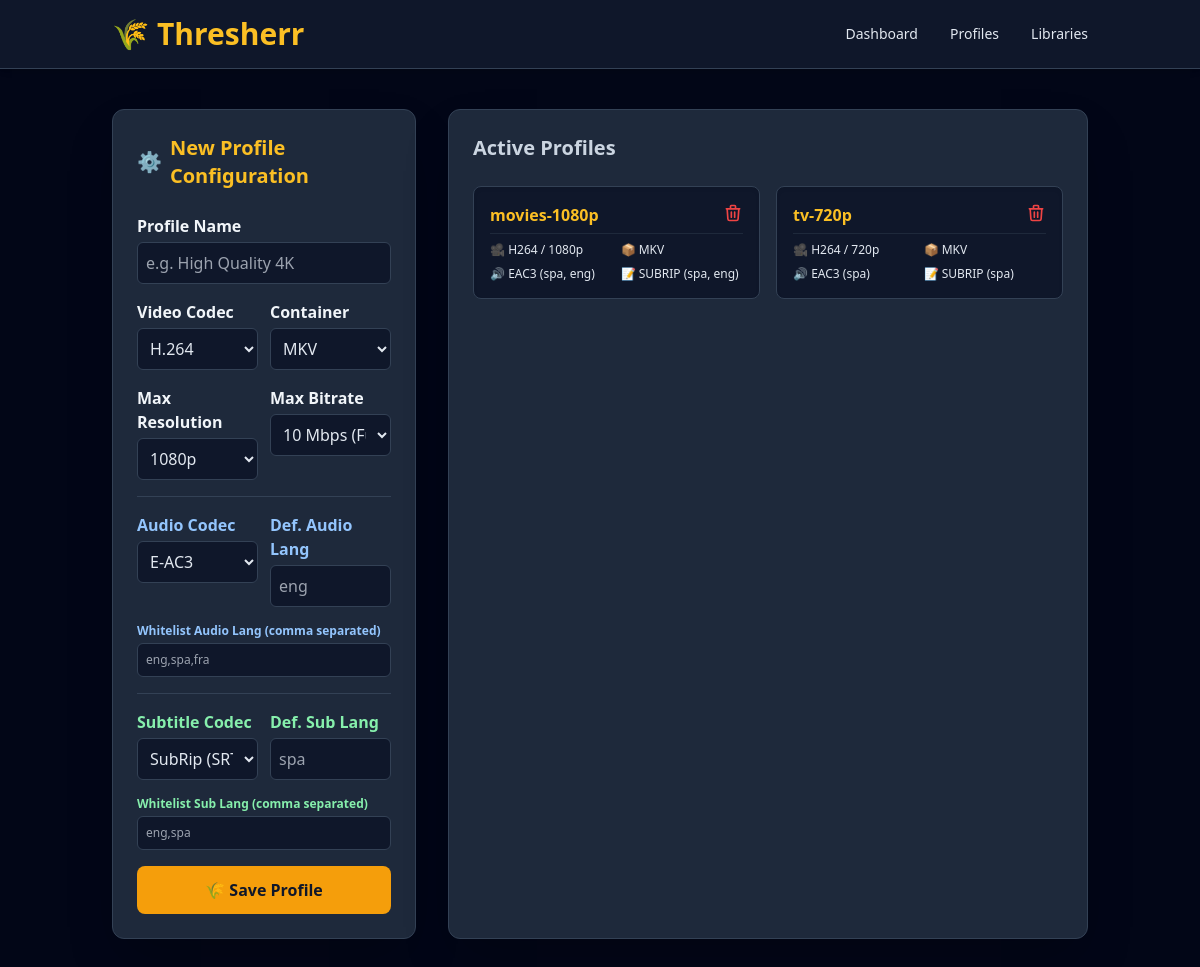
The page /profiles on the database its author committed.
### models.py (models this page shows)
class Profile(Base):
    __tablename__ = "profiles"
    id = Column(Integer, primary_key=True, index=True)
    name = Column(String)
    video_codec = Column(String)
    container = Column(String)
    video_max_res = Column(Integer)
    video_max_bitrate = Column(Integer)
    audio_codec = Column(String)
    audio_def_language = Column(String, nullable=True)
    audio_languages = Column(String, nullable=True)
    subtitle_codec = Column(String)
    subtitle_def_language = Column(String, nullable=True)
    subtitle_languages = Column(String, nullable=True)
    libraries = relationship("Library", back_populates="profile", cascade="all, delete-orphan")

### main.py (the view)
@app.get("/profiles", response_class=HTMLResponse)
async def get_profiles(request: Request, db: Session = Depends(get_db)):
    profiles = db.query(models.Profile).all()
    return templates.TemplateResponse(
        request=request,
        name="profiles.html",
        context={"profiles": profiles}
    )

### templates/profiles.html (shortened to what this page needs)
{% extends "base.html" %}
{% block content %}
<div class="grid grid-cols-1 lg:grid-cols-3 gap-8">
    <section class="lg:col-span-1 bg-slate-800 p-6 rounded-xl border border-slate-700 shadow-2xl">
        <h2 class="text-xl font-bold mb-6 text-amber-400 flex items-center">
            <span class="mr-2">⚙️</span> New Profile Configuration
        </h2>
        <form action="/profiles" method="POST" class="space-y-4">
            <div>
                <label class="block font-semibold mb-1">Profile Name</label>
                <input type="text" name="name" placeholder="e.g. High Quality 4K" required
                       class="w-full bg-slate-900 border border-slate-700 rounded-md p-2 focus:border-amber-500 outline-none text-slate-200">
            </div>
            <div class="grid grid-cols-2 gap-3">
                <div>
                    <label class="block font-semibold mb-1">Video Codec</label>
                    <select name="video_codec" class="w-full bg-slate-900 border border-slate-700 rounded-md p-2 text-slate-200">
                        <option value="h264" selected>H.264</option>
                    </select>
                </div>
                <div>
                    <label class="block font-semibold mb-1">Container</label>
                    <select name="container" class="w-full bg-slate-900 border border-slate-700 rounded-md p-2 text-slate-200">
                        <option value="mkv" selected>MKV</option>
                    </select>
                </div>
            </div>
            <div class="grid grid-cols-2 gap-3">
                <div>
                    <label class="block font-semibold mb-1">Max Resolution</label>
                    <select name="video_max_res" class="w-full bg-slate-900 border border-slate-700 rounded-md p-2 text-slate-200">
                        <option value="1080" selected>1080p</option>
                    </select>
                </div>
                <div>
                    <label class="block font-semibold mb-1">Max Bitrate</label>
                    <select name="video_max_bitrate" class="w-full bg-slate-900 border border-slate-700 rounded-md p-2 text-slate-200">
                        <option value="10000" selected>10 Mbps (Full HD)</option>
                    </select>
                </div>
            </div>
            <hr class="border-slate-700 my-4">
            <div class="grid grid-cols-2 gap-3">
                <div>
                    <label class="block font-semibold mb-1 text-blue-300">Audio Codec</label>
                    <select name="audio_codec" class="w-full bg-slate-900 border border-slate-700 rounded-md p-2 text-slate-200">
                        <option value="eac3" selected>E-AC3</option>
                    </select>
                </div>
                <div>
                    <label class="block font-semibold mb-1 text-blue-300">Def. Audio Lang</label>
                    <input type="text" name="audio_def_language" placeholder="eng" class="w-full bg-slate-900 border border-slate-700 rounded-md p-2 text-slate-200">
                </div>
            </div>
            <div>
                <label class="block font-semibold mb-1 text-blue-300 text-xs">Whitelist Audio Lang (comma separated)</label>
                <input type="text" name="audio_languages" placeholder="eng,spa,fra" class="w-full bg-slate-900 border border-slate-700 rounded-md p-2 text-xs text-slate-200">
            </div>
            <hr class="border-slate-700 my-4">
            <div class="grid grid-cols-2 gap-3">
                <div>
                    <label class="block font-semibold mb-1 text-green-300">Subtitle Codec</label>
                    <select name="subtitle_codec" class="w-full bg-slate-900 border border-slate-700 rounded-md p-2 text-slate-200">
                        <option value="subrip" selected>SubRip (SRT)</option>
                    </select>
                </div>
                <div>
                    <label class="block font-semibold mb-1 text-green-300">Def. Sub Lang</label>
                    <input type="text" name="subtitle_def_language" placeholder="spa" class="w-full bg-slate-900 border border-slate-700 rounded-md p-2 text-slate-200">
                </div>
            </div>
            <div>
                <label class="block font-semibold mb-1 text-green-300 text-xs">Whitelist Sub Lang (comma separated)</label>
                <input type="text" name="subtitle_languages" placeholder="eng,spa" class="w-full bg-slate-900 border border-slate-700 rounded-md p-2 text-xs text-slate-200">
            </div>
            <button type="submit" class="w-full bg-amber-500 hover:bg-amber-600 text-slate-900 font-bold py-3 rounded-lg transition-all transform active:scale-95 mt-4">
                🌾 Save Profile
            </button>
        </form>
    </section>
    <section class="lg:col-span-2 bg-slate-800 p-6 rounded-xl border border-slate-700 shadow-2xl">
        <h2 class="text-xl font-bold mb-6 text-slate-300">Active Profiles</h2>
       <div id="profile-list" class="grid grid-cols-1 md:grid-cols-2 gap-4">
           {% for profile in profiles %}
               <div class="bg-slate-900 p-4 rounded-lg border border-slate-700 shadow-inner">
                   <div class="flex justify-between items-start mb-2 border-b border-slate-800 pb-1">
                       <h3 class="font-bold text-amber-400">{{ profile.name }}</h3>
                       <form action="/profiles/{{ profile.id }}/delete" method="POST" onsubmit="return confirm('Delete profile? All related libraries will also be deleted.');">
                           <button type="submit" class="text-red-500 hover:text-red-400 transition-colors" title="Delete Profile">
                               <svg xmlns="http://www.w3.org/2000/svg" class="h-5 w-5" fill="none" viewBox="0 0 24 24" stroke="currentColor">
                                   <path stroke-linecap="round" stroke-linejoin="round" stroke-width="2" d="M19 7l-.867 12.142A2 2 0 0116.138 21H7.862a2 2 0 01-1.995-1.858L5 7m5 4v6m4-6v6m1-10V4a1 1 0 00-1-1h-4a1 1 0 00-1 1v3M4 7h16" />
                               </svg>
                           </button>
                       </form>
                   </div>
                   <div class="grid grid-cols-2 gap-2 text-xs text-slate-400">
                       <p>🎥 <span class="text-slate-200">{{ profile.video_codec|upper }} / {{ profile.video_max_res }}p</span></p>
                       <p>📦 <span class="text-slate-200">{{ profile.container|upper }}</span></p>
                       <p>🔊 <span class="text-slate-200">{{ profile.audio_codec|upper }} ({{ profile.audio_def_language or 'None' }}{% if profile.audio_languages %}, {{ profile.audio_languages }}{% endif %})</span></p>
                       <p>📝 <span class="text-slate-200">{{ profile.subtitle_codec|upper }} ({{ profile.subtitle_def_language or 'None' }}{% if profile.subtitle_languages %}, {{ profile.subtitle_languages }}{% endif %})</span></p>
                   </div>
               </div>
           {% else %}
               <p id="empty-msg" class="text-slate-500 italic">No profiles created yet.</p>
           {% endfor %}
       </div>
    </section>
</div>
{% endblock %}

### rows shown on the page
Profile: name "movies-1080p", video_codec "H264", video_max_res "1080", container "MKV", audio_codec "EAC3", audio_def_language "spa", audio_languages "eng", subtitle_codec "SUBRIP", subtitle_def_language "spa", subtitle_languages "eng"
Profile: name "tv-720p", video_codec "H264", video_max_res "720", container "MKV", audio_codec "EAC3", audio_def_language "spa", subtitle_codec "SUBRIP", subtitle_def_language "spa"
